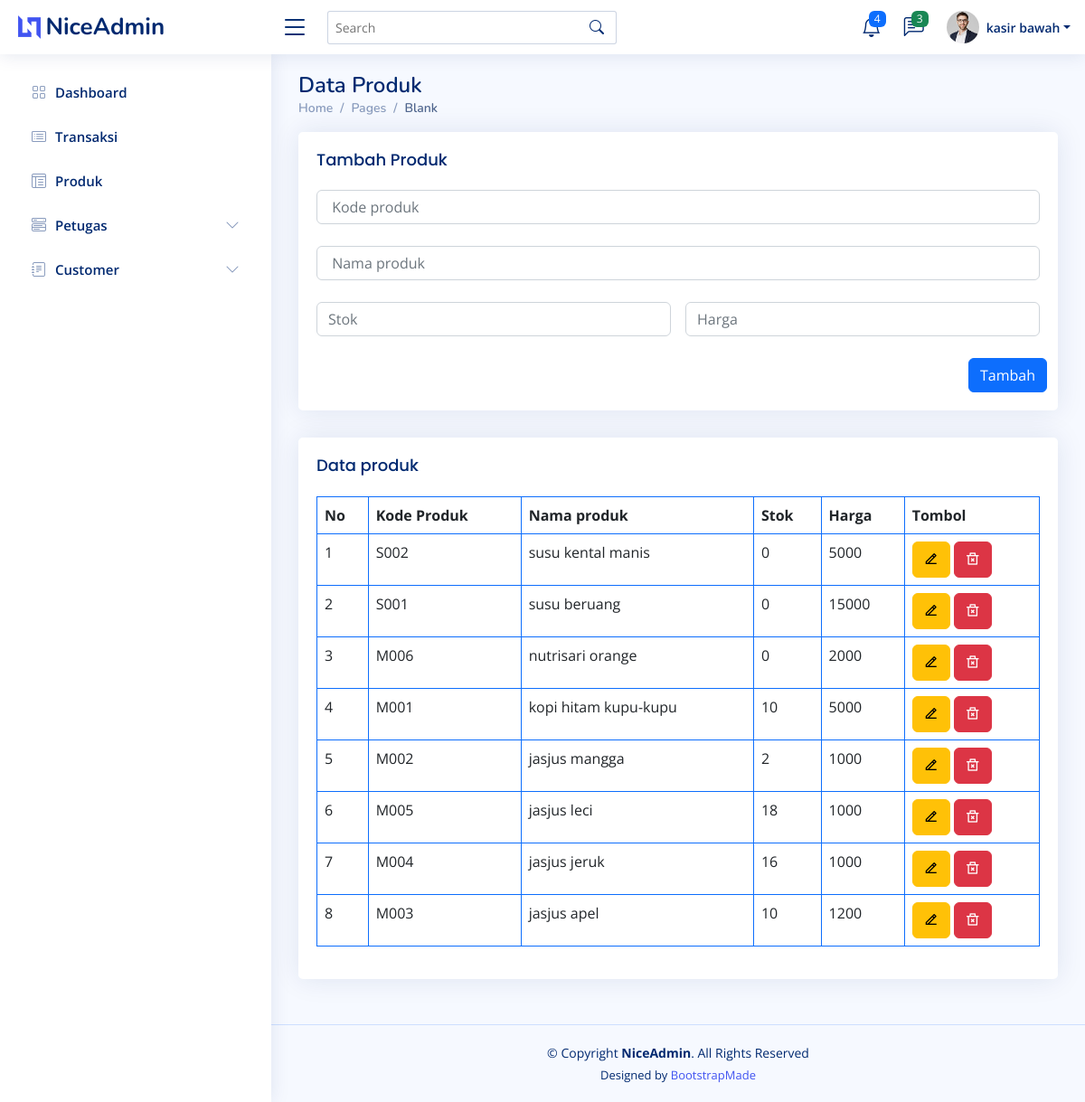
The app's page /produk.php (signed in) with its own data.
### tables this page shows
CREATE TABLE `produk` (
  `id_produk` int(11) NOT NULL,
  `kd_produk` varchar(20) NOT NULL,
  `nama_produk` varchar(30) NOT NULL,
  `stok` int(11) NOT NULL,
  `harga` decimal(10,0) NOT NULL
);

### produk.php (the view, shortened to what this page needs)
<?php
require_once('koneksi.php');
?>
<!DOCTYPE html>
<html lang="en">
<head>
    <?php
    require_once('assets/layout/css.php');
    ?>
</head>
<body>
    <header id="header" class="header fixed-top d-flex align-items-center">
        <?php
        require_once('assets/layout/navbar.php');
        ?>
    </header>
    <?php
    require_once('assets/layout/sidebar.php');
    ?>
    <main id="main" class="main">
        <div class="pagetitle">
            <h1>Data Produk</h1>
            <nav>
                <ol class="breadcrumb">
                    <li class="breadcrumb-item"><a href="index.html">Home</a></li>
                    <li class="breadcrumb-item">Pages</li>
                    <li class="breadcrumb-item active">Blank</li>
                </ol>
            </nav>
        </div>
        <section class="section">
            <div class="row">
                <div class="col-lg-12">
                    <div class="card">
                        <div class="card-body">
                            <h5 class="card-title">Tambah Produk</h5>
                            <form class="row g-3" action="transaksi_function.php" method="post">
                                <div class="col-md-12 mb-2">
                                    <input type="text" class="form-control" name="kd_produk" placeholder=" Kode produk">
                                </div>
                                <div class="col-md-12 mb-2">
                                    <input type="text" class="form-control" name="nama_produk" placeholder=" Nama produk">
                                </div>
                                <div class="col-md-6 mb-2">
                                    <input type="number" class="form-control" name=" stok" placeholder="Stok">
                                </div>
                                <div class="col-md-6 mb-2">
                                    <input type="number" class="form-control" name=" harga" placeholder="Harga">
                                </div>
                                <div class="modal-footer">
                                    <button type="submit" class="btn btn-primary" name="tambah_produk">Tambah </button>
                                </div>
                            </form>
                        </div>
                    </div>
                </div>
                <div class="col-lg-12">
                    <div class="card">
                        <div class="card-body">
                            <h5 class="card-title">Data produk</h5>
                            <table class="table table-bordered border-primary">
                                <thead>
                                    <tr>
                                        <th scope="col">No</th>
                                        <th scope="col">Kode Produk</th>
                                        <th scope="col">Nama produk</th>
                                        <th scope="col">Stok</th>
                                        <th scope="col">Harga</th>
                                        <th scope="col">Tombol</th>
                                    </tr>
                                </thead>
                                <tbody>
                                    <?php
                                    $ambilsemuadata = mysqli_query($conn,  "select * from produk order by nama_produk DESC ");
                                    $no = 1;
                                    while ($data = mysqli_fetch_array($ambilsemuadata)) {
                                        $id_produk = $data['id_produk'];
                                        $kd = $data['kd_produk'];
                                        $nama = $data['nama_produk'];
                                        $stok = $data['stok'];
                                        $harga = $data['harga'];
                                    ?>
                                        <tr>
                                            <td><?= $no++; ?></td>
                                            <td><?= $kd; ?></td>
                                            <td><?= $nama; ?></td>
                                            <td><?= $stok; ?></td>
                                            <td><?= $harga; ?></td>
                                            <td>
                                                <button type="button" class="btn btn-warning" data-bs-toggle="modal" data-bs-target="#Edit<?= $id_produk?>"><i class=" ri-edit-2-line"></i></button>
                                                <a onclick="return confirm('Apakah anda yakin ingin menghapus?')" class="btn btn-danger" href=" .php?hapus_produk=<?= $id_produk?>"><i class=" ri-delete-bin-2-line"></i></a>
                                            </td>
                                        </tr>
                                    <?php } ?>
                                </tbody>
                            </table>
                        </div>
                    </div>
                </div>
            </div>
        </section>
    </main>
    <footer id="footer" class="footer">
        <div class="copyright">
            &copy; Copyright <strong><span>NiceAdmin</span></strong>. All Rights Reserved
        </div>
        <div class="credits">
            Designed by <a href="https://bootstrapmade.com/">BootstrapMade</a>
        </div>
    </footer>
</body>
</html>

### assets/css/style.css (style rules this page uses)
:root { scroll-behavior: smooth; }
body { font-family: "Open Sans", sans-serif; background: #f6f9ff; color: #444444; }
a { color: #4154f1; text-decoration: none; }
h1, h2, h3, h4, h5, h6 { font-family: "Nunito", sans-serif; }
#main { margin-top: 60px; padding: 20px 30px; transition: all 0.3s; }
.pagetitle { margin-bottom: 10px; }
.pagetitle h1 { font-size: 24px; margin-bottom: 0; font-weight: 600; color: #012970; }
.card { margin-bottom: 30px; border: none; border-radius: 5px; box-shadow: 0px 0 30px rgba(1, 41, 112, 0.1); }
.card-title { padding: 20px 0 15px 0; font-size: 18px; font-weight: 500; color: #012970; font-family: "Poppins", sans-serif; }
.card-body { padding: 0 20px 20px 20px; }
.breadcrumb { font-size: 14px; font-family: "Nunito", sans-serif; color: #899bbd; font-weight: 600; }
.breadcrumb a { color: #899bbd; transition: 0.3s; }
.breadcrumb .breadcrumb-item::before { color: #899bbd; }
.breadcrumb .active { color: #51678f; font-weight: 600; }
.header { transition: all 0.5s; z-index: 997; height: 60px; box-shadow: 0px 2px 20px rgba(1, 41, 112, 0.1); background-color: #fff; padding-left: 20px; }
@media (min-width: 1200px) { #main, #footer { margin-left: 300px; } }
.footer { padding: 20px 0; font-size: 14px; transition: all 0.3s; border-top: 1px solid #cddfff; }
.footer .copyright { text-align: center; color: #012970; }
.footer .credits { padding-top: 5px; text-align: center; font-size: 13px; color: #012970; }

### records on screen
produk: kd_produk "S002", nama_produk "susu kental manis", stok "0", harga "5000"
produk: kd_produk "S001", nama_produk "susu beruang", stok "0", harga "15000"
produk: kd_produk "M006", nama_produk "nutrisari orange", stok "0", harga "2000"
produk: kd_produk "M001", nama_produk "kopi hitam kupu-kupu", stok "10", harga "5000"
produk: kd_produk "M002", nama_produk "jasjus mangga", stok "2", harga "1000"
produk: kd_produk "M005", nama_produk "jasjus leci", stok "18", harga "1000"
produk: kd_produk "M004", nama_produk "jasjus jeruk", stok "16", harga "1000"
produk: kd_produk "M003", nama_produk "jasjus apel", stok "10", harga "1200"

### other values on screen
$_SESSION['username'] "kasir bawah"
